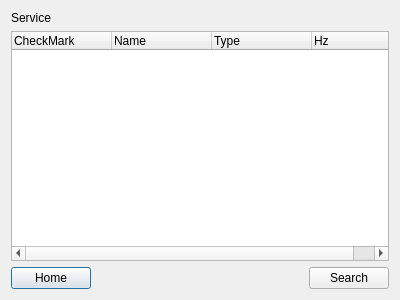
<?xml version="1.0" encoding="UTF-8"?>
<ui version="4.0">
 <class>service</class>
 <widget class="QDialog" name="service">
  <property name="geometry">
   <rect>
    <x>0</x>
    <y>0</y>
    <width>400</width>
    <height>300</height>
   </rect>
  </property>
  <property name="windowTitle">
   <string>Dialog</string>
  </property>
  <layout class="QVBoxLayout" name="verticalLayout">
   <item>
    <widget class="QLabel" name="label">
     <property name="text">
      <string>Service</string>
     </property>
    </widget>
   </item>
   <item>
    <widget class="QTreeWidget" name="treeWidget">
     <column>
      <property name="text">
       <string notr="true">CheckMark</string>
      </property>
     </column>
     <column>
      <property name="text">
       <string>Name</string>
      </property>
     </column>
     <column>
      <property name="text">
       <string>Type</string>
      </property>
     </column>
     <column>
      <property name="text">
       <string>Hz</string>
      </property>
     </column>
    </widget>
   </item>
   <item>
    <layout class="QHBoxLayout" name="horizontalLayout">
     <item>
      <widget class="QPushButton" name="homeButton">
       <property name="text">
        <string>Home</string>
       </property>
      </widget>
     </item>
     <item>
      <spacer name="horizontalSpacer">
       <property name="orientation">
        <enum>Qt::Horizontal</enum>
       </property>
       <property name="sizeHint" stdset="0">
        <size>
         <width>40</width>
         <height>20</height>
        </size>
       </property>
      </spacer>
     </item>
     <item>
      <widget class="QPushButton" name="searchButton">
       <property name="text">
        <string>Search</string>
       </property>
      </widget>
     </item>
    </layout>
   </item>
  </layout>
 </widget>
 <resources/>
 <connections/>
</ui>
